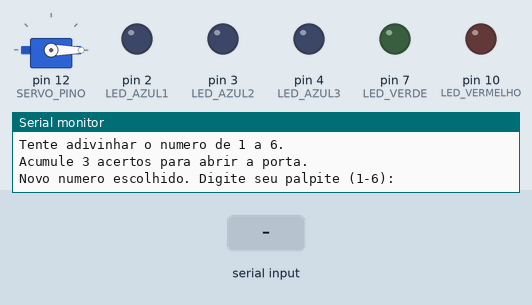
Bench run of a sketch on a simulated Arduino Uno, built with avr-gcc and run on an emulated ATmega328P. Parts: servo, output pins drawn as LEDs (lit = HIGH), the last lines printed to the serial monitor. Dashed ring = blinking. The test bench sets the inputs (shaded band). Random numbers use the default seed unless the sketch sets one.

Above: at 1.2 s.
1.3 s: "3\n" received over Serial
At 3.6 s:
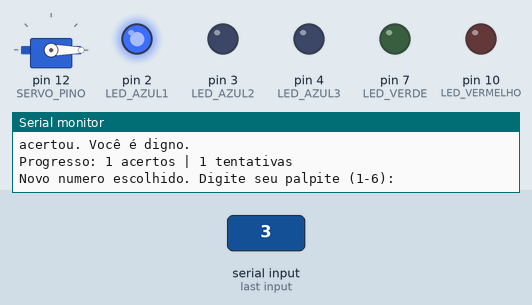
4.3 s: "1\n" received over Serial
At 4.45 s:
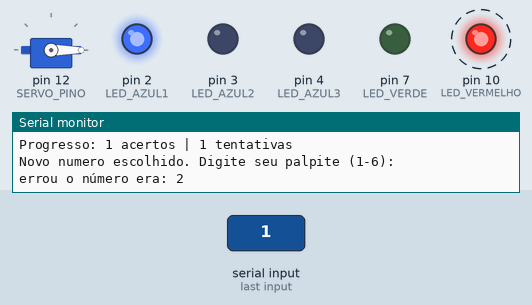
7.3 s: "3\n" received over Serial
At 10.0 s:
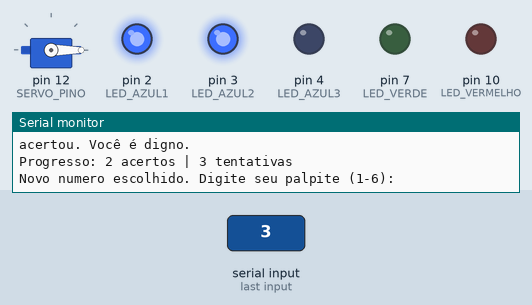
10.3 s: "5\n" received over Serial
At 16.8 s:
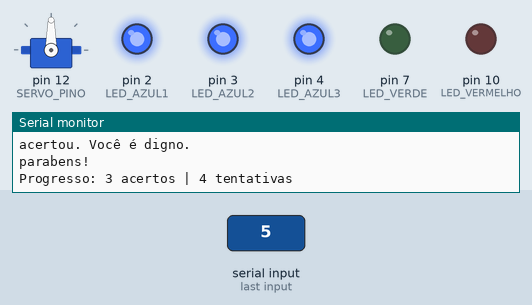
Timing chart, 0 to 17.3 s (numbered marks = the images above; inputs shaded):
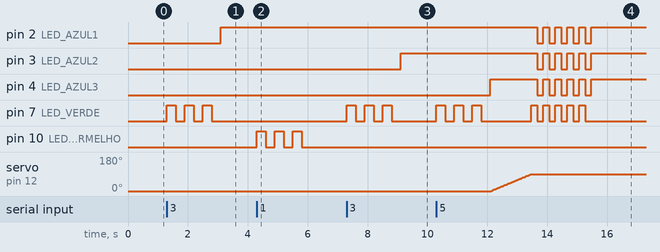

The sketch:

fortaleza_do_dado_sagrado1.ino
```cpp
#include <Servo.h>

// Pinos dos componentes
const int LED_VERMELHO = 10;
const int LED_VERDE = 7;
const int LED_AZUL1 = 2;
const int LED_AZUL2 = 3;
const int LED_AZUL3 = 4;
const int SERVO_PINO = 12;

// Objetos e variáveis
Servo servo;
int numeroAleatorio;
int tentativas = 0;
int acertos = 0;
bool portaAberta = false;

void setup() {
  Serial.begin(9600);
  randomSeed(analogRead(A0)); // Semente de aleatoriedade

  // Configuração dos LEDs
  pinMode(LED_VERMELHO, OUTPUT);
  pinMode(LED_VERDE, OUTPUT);
  pinMode(LED_AZUL1, OUTPUT);
  pinMode(LED_AZUL2, OUTPUT);
  pinMode(LED_AZUL3, OUTPUT);

  // Configura o servo motor
  servo.attach(SERVO_PINO);
  servo.write(0); // Começa com a porta fechada

  // Mensagem inicial
  Serial.println("Bem-vindo a Fortaleza do Dado Sagrado!");
  Serial.println("Tente adivinhar o numero de 1 a 6.");
  Serial.println("Acumule 3 acertos para abrir a porta.");
}

void loop() {
  if (portaAberta) return;

  numeroAleatorio = random(1, 7); // número entre 1 e 6

  Serial.println("Novo numero escolhido. Digite seu palpite (1-6):");

  while (!Serial.available()); // espera entrada
  int palpite = Serial.parseInt();
  while (Serial.available()) Serial.read(); // limpa buffer

  if (palpite < 1 || palpite > 6) {
    Serial.println("Número inválido! Tente novamente com um número entre 1 e 6.");
    return;
  }

  tentativas++;

  if (palpite == numeroAleatorio) {
    acertos++;
    Serial.println("acertou. Você é digno.");

    piscarLed(LED_VERDE, 3);
    acenderJoiaAzul(acertos);

    if (acertos == 3) {
      abrirPorta();
    }
  } else {
    Serial.print("errou o número era: ");
    Serial.println(numeroAleatorio);
    piscarLed(LED_VERMELHO, 3);
  }

  Serial.print("Progresso: ");
  Serial.print(acertos);
  Serial.print(" acertos | ");
  Serial.print(tentativas);
  Serial.println(" tentativas");
}

// Funções auxiliares
void piscarLed(int pino, int vezes) {
  for (int i = 0; i < vezes; i++) {
    digitalWrite(pino, HIGH);
    delay(300);
    digitalWrite(pino, LOW);
    delay(300);
  }
}

void acenderJoiaAzul(int etapa) {
  if (etapa == 1) digitalWrite(LED_AZUL1, HIGH);
  if (etapa == 2) digitalWrite(LED_AZUL2, HIGH);
  if (etapa == 3) digitalWrite(LED_AZUL3, HIGH);
}

void abrirPorta() {
  portaAberta = true;
  Serial.println("parabens!");

  for (int pos = 0; pos <= 90; pos++) {
    servo.write(pos);
    delay(15);
  }

  // Piscar LEDs azuis e verde para celebrar
  for (int i = 0; i < 5; i++) {
    digitalWrite(LED_VERDE, HIGH);
    digitalWrite(LED_AZUL1, HIGH);
    digitalWrite(LED_AZUL2, HIGH);
    digitalWrite(LED_AZUL3, HIGH);
    delay(200);
    digitalWrite(LED_VERDE, LOW);
    digitalWrite(LED_AZUL1, LOW);
    digitalWrite(LED_AZUL2, LOW);
    digitalWrite(LED_AZUL3, LOW);
    delay(200);
  }

  // Deixa LEDs azuis acesos como símbolo de vitória
  digitalWrite(LED_AZUL1, HIGH);
  digitalWrite(LED_AZUL2, HIGH);
  digitalWrite(LED_AZUL3, HIGH);
}
```

Measured:
- after the input at 1.3 s, pin 2 (LED_AZUL1): LOW → HIGH after 1.8 s; pin 7 (LED_VERDE): alternates HIGH for 0.30 s and LOW for 0.30 s, 6 changes in all, then stays LOW, starting at once
- after the input at 4.3 s, pin 10 (LED_VERMELHO): alternates HIGH for 0.30 s and LOW for 0.30 s, 6 changes in all, then stays LOW, starting at once
- after the input at 7.3 s, pin 3 (LED_AZUL2): LOW → HIGH after 1.8 s; pin 7 (LED_VERDE): alternates HIGH for 0.30 s and LOW for 0.30 s, 6 changes in all, then stays LOW, starting at once
- after the input at 10.3 s, pin 2 (LED_AZUL1), pin 3 (LED_AZUL2): alternates HIGH for 0.20 s and LOW for 0.20 s, 10 changes in all, then stays HIGH, starting after 3.4 s
